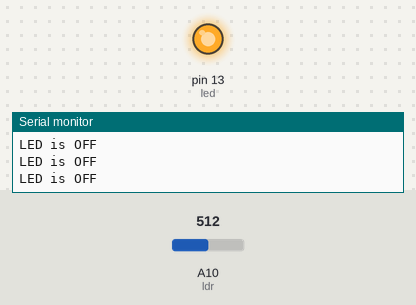
A sketch run on a simulated Arduino Mega 2560, built with avr-gcc and run on an emulated ATmega2560. Parts: output pins drawn as LEDs (lit = HIGH), the last lines printed to the serial monitor. The inputs (shaded band) are chosen by the test bench; at power-on: A10 (ldr) = 512.

Above: at 1.2 s.
1.3 s: A10 (ldr) set to 208
4.3 s: A10 (ldr) set to 188
At 5.2 s:
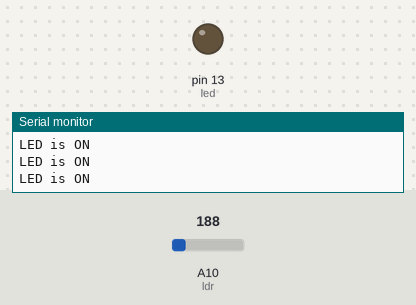
Timing chart, 0 to 7.3 s (numbered marks = the images above; inputs shaded):
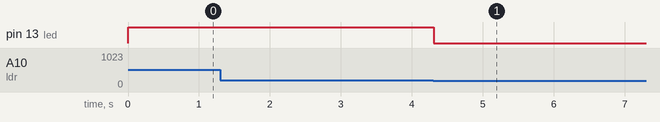

Measured:
- the behaviour switches between 200 and 199 on A10 (ldr) (found by bisection; images 0 and 1)
- after the input at 4.3 s, pin 13 (led): HIGH → LOW at once

The sketch:

LDRSensor.ino
```cpp
const int led=13;
const int ldr=A10;

void setup() {
  // put your setup code here, to run once:
Serial.begin(9600);
pinMode(led,OUTPUT);
pinMode(ldr,INPUT);
}

void loop() {
  // put your main code here, to run repeatedly:
int brightness=analogRead(ldr);
if(brightness>=200)
{
  Serial.println("LED is OFF");
  digitalWrite(led,OUTPUT);
}
else
{
  Serial.println("LED is ON");
  digitalWrite(led,INPUT);
}
}
```

DeleteEle.c
```cpp
#include<stdio.h>

void main()
{
    int n,i,j,count=0;
    printf("Enter size of array:");
    scanf("%d",&n);
    int ar[n];
    printf("Enter elements:");
    for(i=0;i<n;i++)
        scanf("%d",&ar[i]);
    for(i=0;i<n;i++)
    {
        if(ar[i+1]>ar[i])
        {
            count++;
            for(j=i;j<n;j++)
                ar[j]=ar[j+1];
        }
    }
    printf("The new array is:");
    for(i=0;i<n-count;i++)
        printf("%d ",ar[i]);
}
```

SineSeries.c
```cpp
#include<stdio.h>
#include<math.h>

void main()
{
    int n,i,j,k,fact=1,angle;
    float sum=0,term,x;
    printf("Enter value of angle in degrees:");
    scanf("%d",&angle);
    x=(angle*3.14)/180;
    printf("Enter value of n:");
    scanf("%d",&n);
    for(i=1,k=1;i<=n;i++,k=k+2)
    {
        for(j=k;j>=1;j--)
            fact=fact*j;
        term=(pow(x,k))/fact;
        if(i%2==0)
            sum=sum-term;
        else
            sum=sum+term;
    }
    printf("%f",sum);
}
```

task2_.c
```cpp
#include<stdio.h>
int genericRoot(int n);
//without recursion
void main()
{
   int num,d,sum=0,m;
   printf("Enter the number:\n");
    scanf("%d",&num);
    printf("Without Recursion!!\n");
    num=m;
   while(num>0)
   {
       d=num%10;
       sum=sum+d;
        num=num/10;
        if(sum>=10&&num==0)
       {
           num=sum;
           sum=0;
       }

    }
   printf("%d\n",sum);
    genericRoot(m);
   }

int genericRoot(int n)
{
    int add=0,dig;
    printf("With Recursion!!\n");
    while(n>0)
   {
       dig=n%10;
       add=add+dig;
        n=n/10;
        if(add>=10&&n==0)
       {
           n=add;
           add=0;
       }

    }
    printf("%d\n",add);
    return 0;
}
```

task2.c
```cpp
#include<stdio.h>
#include<math.h>

int detnt( int matrix[10][10], int n);

void main()
{
    int A[10][10],At[10][10],B[10][10],Bt[10][10],C[10][10],i,j,k,m1,n1,m2,n2,sum=0,sum1=0,sum2=0,ele1,ele2;
    float norm1,norm2;
    printf("Enter order of array 1:\n");
    scanf("%d %d",&m1,&n1);
    printf("Enter order of array 2:\n");
    scanf("%d %d",&m2,&n2);
    printf("Enter elements of array 1:\n");
        for(i=0;i<m1;i++)
        {
            for(j=0;j<n1;j++)
            {
                scanf("%d",&ele1);
                A[i][j]=ele1;
                At[j][i]=ele1;
                sum1=sum1+pow(ele1,2);
            }
        }
        norm1=sqrt(sum1);
        printf("Enter elements of array 2:\n");
        for(i=0;i<m2;i++)
        {
            for(j=0;j<n2;j++)
            {
                scanf("%d",&ele2);
                B[i][j]=ele2;
                Bt[j][i]=ele2;
                sum2=sum2+pow(ele2,2);
            }
        }
        norm2=sqrt(sum2);
    printf("Array1 is:\n");
    for(i=0;i<m1;i++)
        {
            for(j=0;j<n1;j++)
                printf("%d\t",A[i][j]);
             printf("\n");
        }
        printf("Transpose of array 1 is:\n");
         for(i=0;i<m1;i++)
        {
            for(j=0;j<n1;j++)
                printf("%d\t",At[i][j]);
            printf("\n");
        }
        printf("Array2 is:\n");
    for(i=0;i<m2;i++)
        {
            for(j=0;j<n2;j++)
                printf("%d\t",B[i][j]);
            printf("\n");
        }
        printf("Transpose of array 2 is:\n");
         for(i=0;i<m2;i++)
        {
            for(j=0;j<n2;j++)
                printf("%d\t",Bt[i][j]);
            printf("\n");
        }
        printf("Norm of array 1 is:%f\n",norm1);
        printf("Norm of array 2 is:%f\n",norm2);
    if(n1!=m2)
        printf("Matrix multiplication not possible!!\n");
    else
    {
        for(i=0;i<m1;i++)
        {
            for(j=0;j<n2;j++)
            {
                for(k=0;k<n1;k++)
                   sum=sum+A[i][k]* B[k][j];
                C[i][j]=sum;
                sum=0;
            }
        }
    }
      printf("Multiplication of array 1 and 2 gives:\n");
        for(i=0;i<m1;i++)
        {
            for(j=0;j<n2;j++)
                printf("%d\t",C[i][j]);
            printf("\n");
        }
    if(m1!=n2)
        printf("Product Matrix is not square hence determinant cannot be found!!\n");
    else
        detnt(C,m1);
}

int detnt( int matrix[10][10], int n)
{
   int det = 0;
   int submatrix[10][10];
   if (n == 2)
      return ((matrix[0][0] * matrix[1][1]) - (matrix[1][0] * matrix[0][1]));
   else
   {
      for (int x = 0; x < n; x++)
        {
            int subi = 0;
            for (int i = 1; i < n; i++)
                {
               int subj = 0;
               for (int j = 0; j < n; j++)
                {
                  if (j == x)
                  continue;
                  submatrix[subi][subj] = matrix[i][j];
                  subj++;
               }
               subi++;
            }
            det = det + (pow(-1, x) * matrix[0][x] * detnt( submatrix, n - 1 ));
      }
   }
   printf("Determinant of the Product matrix is:%d\n ",det);
   return det;
}
```

towerOfHanoi.c
```cpp
#include<stdio.h>
int m=0;


int TOH(int n,char source,char temp,char dest);

int TOH(int n,char source,char temp,char dest)
{
    if(n==1)
    {
        printf("Disc moved from source to destination\n");
        m++;
        return 0;
    }
    TOH(n-1,source,dest,temp);
        printf("Disc %d moved from %c to %c\n",n-1,source,dest);
        m++;

     TOH(n-1,temp,source,dest);
     //printf("Disc %d moved from %c to %c\n",n-1,source,dest);
    // m++;
     //n--;

}

void main()
{
    int nod;
    printf("Enter number of discs:");
    scanf("%d",&nod);
    //fflush(stdin);
    char s='A',d='C',t='B';
    TOH(nod,s,t,d);
    printf("Total number of moves required is:%d",m);
}
```
